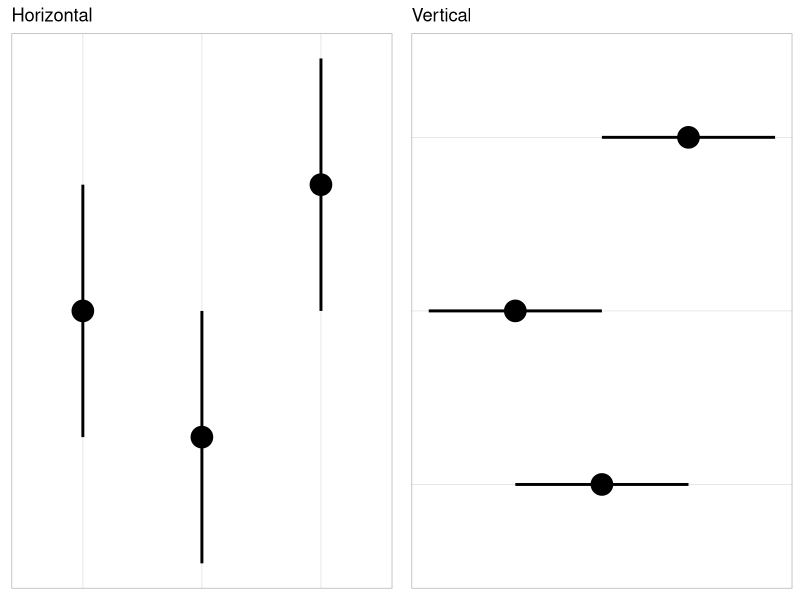
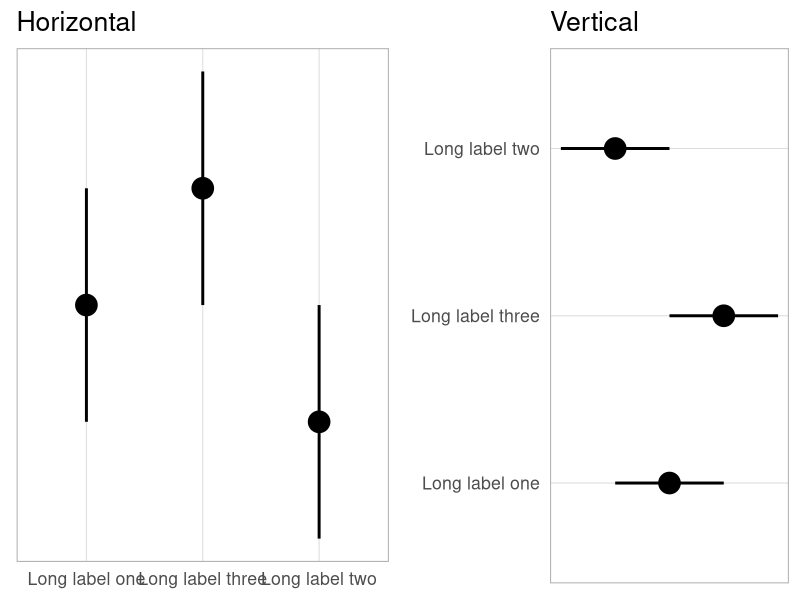
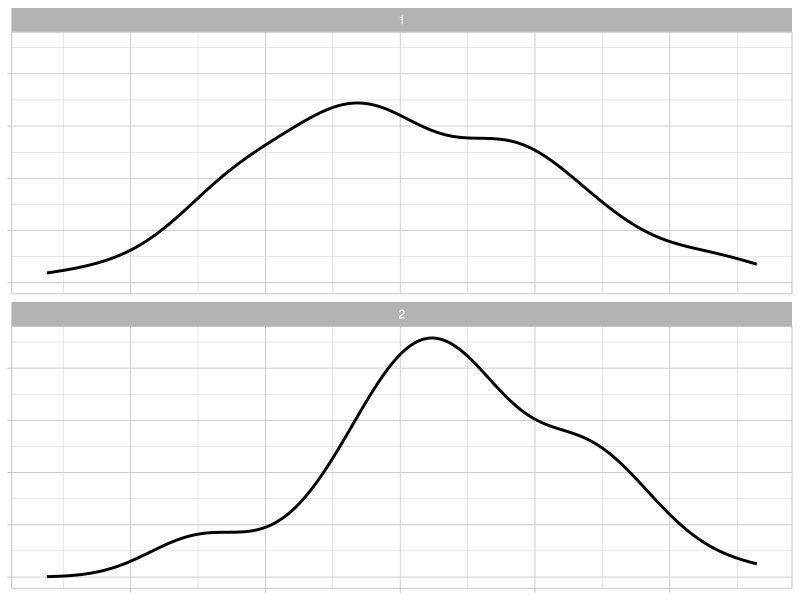
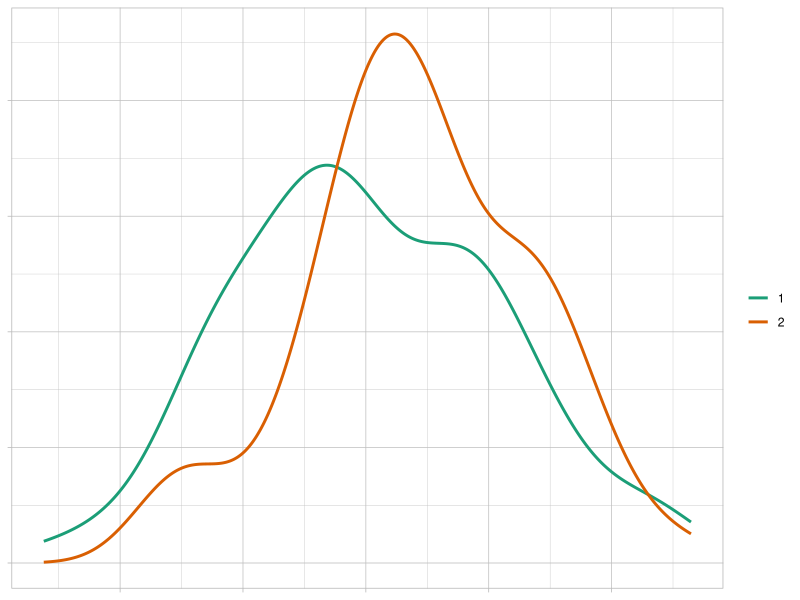
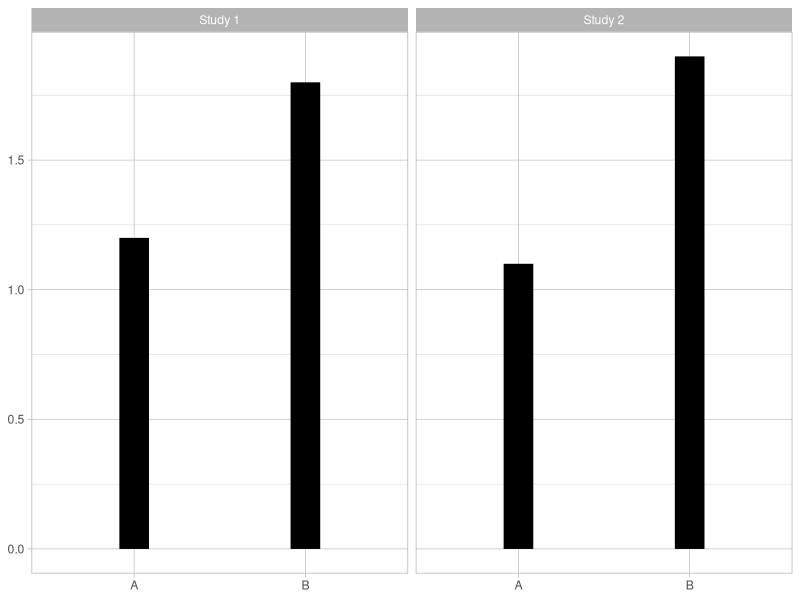
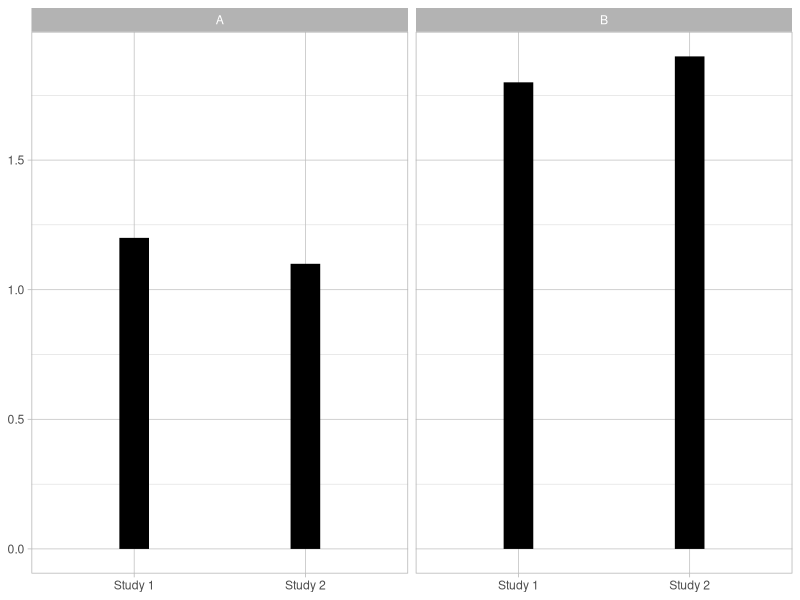
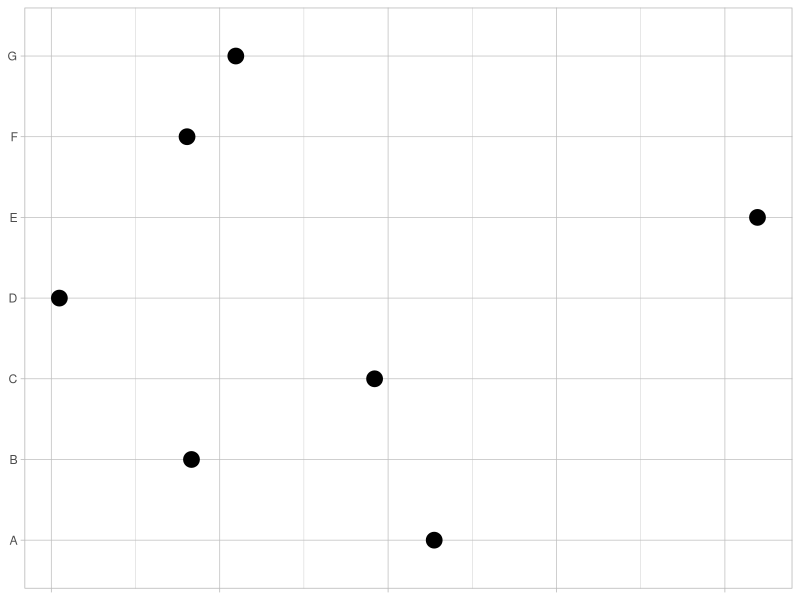
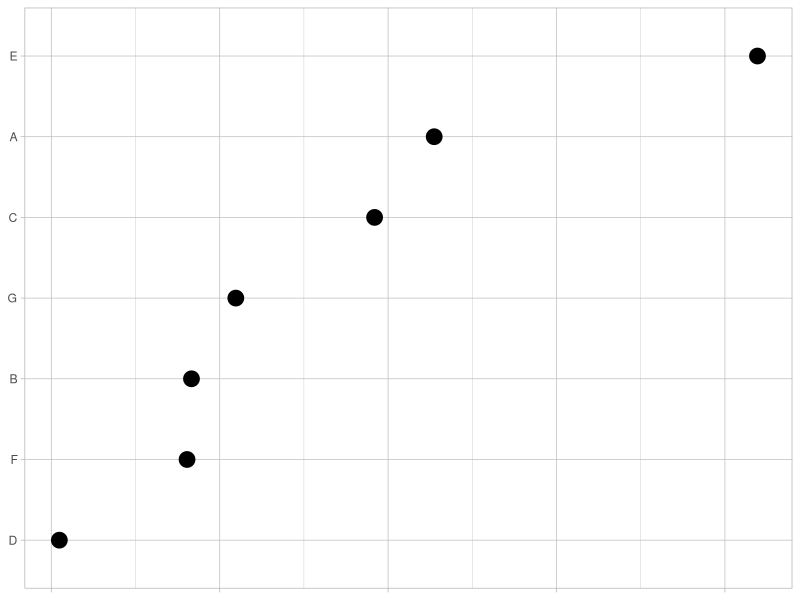

R code for these plots, in order:
## ---- chunk 1
knitr::opts_chunk$set(echo = TRUE)

## ---- chunk 2
library(tidyverse)
library(gridExtra)

# Set global ggplot theme
theme_set(theme_light())

# create a few themes for plotting. 
th <- theme(
  axis.title.x = element_blank(),
  axis.title.y = element_blank(),
  axis.text.x = element_blank(),
  axis.text.y = element_blank()
)
thg <- theme(
  panel.grid.major = element_line(color = "grey"),
  panel.grid.minor = element_line(color = "grey")
)
th2 <- theme(axis.title.x = element_blank(),
             axis.title.y = element_blank())
th3 <- theme(
  axis.title.x = element_blank(),
  axis.text.x = element_blank(),
  axis.title.y = element_blank()
)
th4 <- theme(
  axis.title.y = element_blank(),
  axis.text.y = element_blank(),
  axis.title.x = element_blank()
)

# Set seed for reproducibility 
set.seed(1972)

# generate data
alignData <- tibble(
  x = factor(c(1, 2, 3)),
  x_lab = c("Long label one", "Long label two", "Long label three"),
  y = c(2, 1, 3),
  low = c(1, 0, 2),
  hi = c(3, 2, 4))
## ---- chunk 3
a <- alignData %>%
  ggplot(aes(
    x = x,
    y = y,
    ymin = low,
    ymax = hi
  )) +
  geom_point(size = 7) +
  geom_linerange(size = 1) +
  theme(
    axis.title = element_blank(),
    axis.text = element_blank(),
    axis.ticks = element_blank(),
    panel.grid.major.y = element_blank(),
    panel.grid.minor.y = element_blank()
  ) +
  ggtitle("Horizontal")


b <- alignData %>% 
  ggplot(aes(x = x, y = y, ymin = low, ymax = hi)) + 
  geom_point(size = 7) + 
  geom_linerange(size = 1) + 
  coord_flip() + 
  theme(
    axis.title = element_blank(),
    axis.text = element_blank(),
    axis.ticks = element_blank(),
    panel.grid.major.x = element_blank(),
    panel.grid.minor.x = element_blank()
    ) +
  ggtitle("Vertical")


grid.arrange(a, b, nrow = 1)
## ---- chunk 4

a <- alignData %>% ggplot(aes(x = x_lab, y = y, ymin = low, ymax = hi)) + 
  geom_point(size = 7) + 
  geom_linerange(size = 1) + 
  theme_light(base_size = 16) + 
  theme(
    axis.title = element_blank(),
    axis.text.y = element_blank(),
    axis.ticks = element_blank(),
    panel.grid.major.y = element_blank(),
    panel.grid.minor.y = element_blank()
    ) +
  ggtitle("Horizontal")


b <- alignData %>% 
  ggplot(aes(x = x_lab, y = y, ymin = low, ymax = hi)) + 
  geom_point(size = 7) + 
  geom_linerange(size = 1) + 
  theme_light(base_size = 16) + 
  coord_flip() + 
  theme(
    axis.title = element_blank(),
    axis.text.x = element_blank(),
    axis.ticks = element_blank(),
    panel.grid.major.x = element_blank(),
    panel.grid.minor.x = element_blank()
    ) +
  ggtitle("Vertical")


grid.arrange(a, b, nrow = 1)

## ---- chunk 5
n <- 100
set.seed(5)
overlay <- data.frame(v=c(1,2), mu=c(1,1.4))
overlay <- overlay[rep(c(1,2),n),]
overlay$s <- rnorm(n=2*n,mean=overlay$mu, sd=1)
ggplot(overlay, aes(x=s)) + facet_wrap(~v, ncol=1) + geom_line(stat="density",size=1) + th + thg
ggplot(overlay, aes(x=s, colour=factor(v))) + geom_line(stat="density", size=1) + 
  scale_color_brewer(palette="Dark2", name="") + th +thg
## ---- chunk 6
distance <- data.frame(expand.grid(study=c("Study 1","Study 2"), trt=c("A","B")))
distance$y <- c(1.2, 1.1, 1.8, 1.9)
ggplot(distance, aes(x=trt, y=y, ymin=0, ymax=y)) + 
  facet_wrap(~study, ncol=2) + geom_linerange(size=10) + 
  th2 + thg
ggplot(distance, aes(x=study, y=y, ymin=0, ymax=y)) + 
  facet_wrap(~trt, ncol=2) + geom_linerange(size=10) + 
  th2 + thg
## ---- chunk 7
ordering <- data.frame(v=LETTERS[1:7], y=runif(7))
ggplot(ordering, aes(x=y, y=v)) + geom_point(size=5) + th3 + thg
ordering <- arrange(ordering, y)
ggplot(ordering, aes(x=y, y=factor(v, levels=ordering$v))) + geom_point(size=5) + th3 + thg
## ---- chunk 8
difference <- data.frame(grp=c("PBO", "TRT1", "TRT2"), y=c(1,2,2.2), low=c(0,1,1.1), hi=c(2,3,3.1))
ggplot(difference, aes(x=grp, y=y, ymin=low, ymax=hi)) + geom_pointrange(size=1) + th3 +  thg + coord_flip()
difference2 <- data.frame(grp=c("TRT1 - PBO","TRT2 - PBO"), y=c(1,1.2), low=c(-0.3,-0.1), hi=c(2.3,2.5))
ggplot(difference2, aes(x=grp, y=y, ymin=low, ymax=hi)) + geom_hline(yintercept=0, linetype=2) + 
  geom_pointrange(size=1) + scale_y_continuous(breaks=c(0,1,2)) + coord_flip() + th3 +thg
## ---- chunk 9
# another difference example with longitudinal data. 
set.seed(2)
rm(difference)
difference <- data.frame(expand.grid(grp=c("A","B"), day=c(1,7,14,21,28))) %>% 
  arrange(grp, day)
difference <- difference %>% mutate(true_mean=ifelse(grp=="A", 0.5, -0.5), 
         y=rnorm(dim(difference)[1], true_mean, 0.55)) 
ggplot(difference, aes(x=day, y=y, colour=grp)) + 
  geom_point(size=2.5) + geom_line(size=1, alpha=0.5) + 
  scale_x_continuous(breaks=unique(difference$day)) + 
  scale_colour_brewer(palette="Dark2", name="") + labs(x="Time", y="Outcome") + 
  theme(axis.text.x=element_blank()) +thg

difference2 <- spread(select(difference, day, grp, y), grp, y) %>%
  mutate(difference=A-B)
ggplot(difference2, aes(x=day, y=difference)) + 
  geom_point(size=2.5) + geom_line(size=1, alpha=0.5) + 
  geom_hline(yintercept=0, linetype=3, colour="black") + 
  scale_x_continuous(breaks=unique(difference$day)) + 
  labs(x="Time", y="A - B") + theme(axis.text.x=element_blank()) + thg
